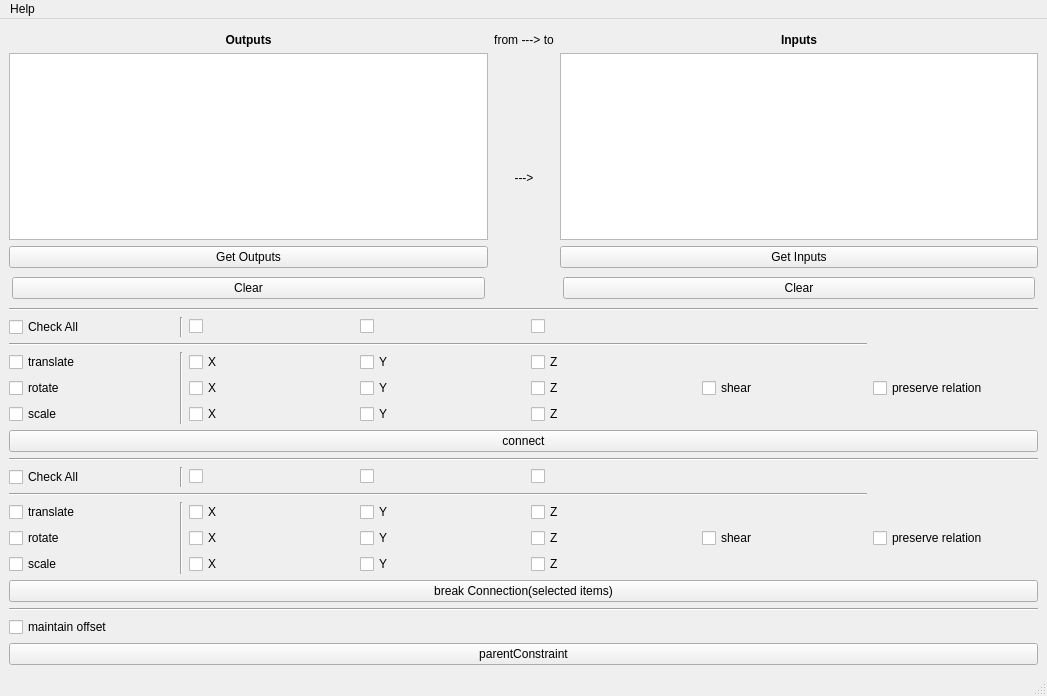
<?xml version="1.0" encoding="UTF-8"?>
<ui version="4.0">
 <class>MainWindow</class>
 <widget class="QMainWindow" name="MainWindow">
  <property name="geometry">
   <rect>
    <x>0</x>
    <y>0</y>
    <width>1047</width>
    <height>696</height>
   </rect>
  </property>
  <property name="windowTitle">
   <string>ND_AttributeConnectTool</string>
  </property>
  <widget class="QWidget" name="centralwidget">
   <layout class="QVBoxLayout" name="verticalLayout_4">
    <item>
     <layout class="QHBoxLayout" name="horizontalLayout_3">
      <property name="bottomMargin">
       <number>5</number>
      </property>
     </layout>
    </item>
    <item>
     <layout class="QHBoxLayout" name="horizontalLayout">
      <item>
       <layout class="QVBoxLayout" name="verticalLayout">
        <item>
         <widget class="QLabel" name="label">
          <property name="font">
           <font>
            <weight>75</weight>
            <bold>true</bold>
           </font>
          </property>
          <property name="text">
           <string>Outputs</string>
          </property>
          <property name="alignment">
           <set>Qt::AlignCenter</set>
          </property>
         </widget>
        </item>
        <item>
         <widget class="QListWidget" name="list_A">
          <property name="editTriggers">
           <set>QAbstractItemView::NoEditTriggers</set>
          </property>
          <property name="alternatingRowColors">
           <bool>true</bool>
          </property>
          <property name="selectionMode">
           <enum>QAbstractItemView::SingleSelection</enum>
          </property>
          <property name="selectionBehavior">
           <enum>QAbstractItemView::SelectItems</enum>
          </property>
          <property name="movement">
           <enum>QListView::Static</enum>
          </property>
         </widget>
        </item>
        <item>
         <widget class="QPushButton" name="get_A_button">
          <property name="text">
           <string>Get Outputs</string>
          </property>
         </widget>
        </item>
        <item>
         <layout class="QHBoxLayout" name="horizontalLayout_2">
          <property name="leftMargin">
           <number>3</number>
          </property>
          <property name="topMargin">
           <number>3</number>
          </property>
          <property name="rightMargin">
           <number>3</number>
          </property>
          <property name="bottomMargin">
           <number>3</number>
          </property>
          <item>
           <widget class="QPushButton" name="clear_A_button">
            <property name="text">
             <string>Clear</string>
            </property>
           </widget>
          </item>
         </layout>
        </item>
       </layout>
      </item>
      <item>
       <layout class="QVBoxLayout" name="verticalLayout_3">
        <item>
         <widget class="QLabel" name="label_7">
          <property name="text">
           <string>from ---&gt; to</string>
          </property>
          <property name="alignment">
           <set>Qt::AlignCenter</set>
          </property>
         </widget>
        </item>
        <item>
         <spacer name="verticalSpacer">
          <property name="orientation">
           <enum>Qt::Vertical</enum>
          </property>
          <property name="sizeHint" stdset="0">
           <size>
            <width>20</width>
            <height>40</height>
           </size>
          </property>
         </spacer>
        </item>
        <item>
         <widget class="QLabel" name="label_8">
          <property name="text">
           <string>---&gt;</string>
          </property>
          <property name="alignment">
           <set>Qt::AlignCenter</set>
          </property>
         </widget>
        </item>
        <item>
         <spacer name="verticalSpacer_2">
          <property name="orientation">
           <enum>Qt::Vertical</enum>
          </property>
          <property name="sizeHint" stdset="0">
           <size>
            <width>20</width>
            <height>40</height>
           </size>
          </property>
         </spacer>
        </item>
       </layout>
      </item>
      <item>
       <layout class="QVBoxLayout" name="verticalLayout_2">
        <item>
         <widget class="QLabel" name="label_2">
          <property name="font">
           <font>
            <weight>75</weight>
            <bold>true</bold>
           </font>
          </property>
          <property name="text">
           <string>Inputs</string>
          </property>
          <property name="alignment">
           <set>Qt::AlignCenter</set>
          </property>
         </widget>
        </item>
        <item>
         <widget class="QListWidget" name="list_B">
          <property name="editTriggers">
           <set>QAbstractItemView::NoEditTriggers</set>
          </property>
          <property name="alternatingRowColors">
           <bool>true</bool>
          </property>
          <property name="selectionMode">
           <enum>QAbstractItemView::MultiSelection</enum>
          </property>
         </widget>
        </item>
        <item>
         <widget class="QPushButton" name="get_B_button">
          <property name="text">
           <string>Get Inputs</string>
          </property>
         </widget>
        </item>
        <item>
         <layout class="QHBoxLayout" name="horizontalLayout_4">
          <property name="leftMargin">
           <number>3</number>
          </property>
          <property name="topMargin">
           <number>3</number>
          </property>
          <property name="rightMargin">
           <number>3</number>
          </property>
          <property name="bottomMargin">
           <number>3</number>
          </property>
          <item>
           <widget class="QPushButton" name="clear_B_button">
            <property name="text">
             <string>Clear</string>
            </property>
           </widget>
          </item>
         </layout>
        </item>
       </layout>
      </item>
     </layout>
    </item>
    <item>
     <widget class="Line" name="line_8">
      <property name="orientation">
       <enum>Qt::Horizontal</enum>
      </property>
     </widget>
    </item>
    <item>
     <layout class="QGridLayout" name="gridLayout">
      <item row="2" column="4">
       <widget class="QCheckBox" name="connect_tz">
        <property name="text">
         <string>Z</string>
        </property>
       </widget>
      </item>
      <item row="0" column="0">
       <widget class="QCheckBox" name="connect_all">
        <property name="text">
         <string>Check All</string>
        </property>
       </widget>
      </item>
      <item row="1" column="0" colspan="6">
       <widget class="Line" name="line">
        <property name="orientation">
         <enum>Qt::Horizontal</enum>
        </property>
       </widget>
      </item>
      <item row="3" column="3">
       <widget class="QCheckBox" name="connect_ry">
        <property name="text">
         <string>Y</string>
        </property>
       </widget>
      </item>
      <item row="0" column="3">
       <widget class="QCheckBox" name="connect_y_column">
        <property name="text">
         <string/>
        </property>
       </widget>
      </item>
      <item row="4" column="0">
       <widget class="QCheckBox" name="connect_s_row">
        <property name="text">
         <string>scale</string>
        </property>
       </widget>
      </item>
      <item row="2" column="2">
       <widget class="QCheckBox" name="connect_tx">
        <property name="text">
         <string>X</string>
        </property>
       </widget>
      </item>
      <item row="3" column="4">
       <widget class="QCheckBox" name="connect_rz">
        <property name="text">
         <string>Z</string>
        </property>
       </widget>
      </item>
      <item row="4" column="4">
       <widget class="QCheckBox" name="connect_sz">
        <property name="text">
         <string>Z</string>
        </property>
       </widget>
      </item>
      <item row="0" column="1">
       <widget class="Line" name="line_2">
        <property name="orientation">
         <enum>Qt::Vertical</enum>
        </property>
       </widget>
      </item>
      <item row="3" column="2">
       <widget class="QCheckBox" name="connect_rx">
        <property name="text">
         <string>X</string>
        </property>
       </widget>
      </item>
      <item row="4" column="3">
       <widget class="QCheckBox" name="connect_sy">
        <property name="text">
         <string>Y</string>
        </property>
       </widget>
      </item>
      <item row="2" column="1" rowspan="3">
       <widget class="Line" name="line_3">
        <property name="orientation">
         <enum>Qt::Vertical</enum>
        </property>
       </widget>
      </item>
      <item row="3" column="5">
       <widget class="QCheckBox" name="connect_shear">
        <property name="text">
         <string>shear</string>
        </property>
       </widget>
      </item>
      <item row="2" column="3">
       <widget class="QCheckBox" name="connect_ty">
        <property name="text">
         <string>Y</string>
        </property>
       </widget>
      </item>
      <item row="2" column="0">
       <widget class="QCheckBox" name="connect_t_row">
        <property name="text">
         <string>translate</string>
        </property>
       </widget>
      </item>
      <item row="0" column="4">
       <widget class="QCheckBox" name="connect_z_column">
        <property name="text">
         <string/>
        </property>
       </widget>
      </item>
      <item row="4" column="2">
       <widget class="QCheckBox" name="connect_sx">
        <property name="text">
         <string>X</string>
        </property>
       </widget>
      </item>
      <item row="0" column="2">
       <widget class="QCheckBox" name="connect_x_column">
        <property name="text">
         <string/>
        </property>
       </widget>
      </item>
      <item row="3" column="0">
       <widget class="QCheckBox" name="connect_r_row">
        <property name="text">
         <string>rotate</string>
        </property>
       </widget>
      </item>
      <item row="3" column="6">
       <widget class="QCheckBox" name="connect_pre">
        <property name="text">
         <string>preserve relation</string>
        </property>
       </widget>
      </item>
     </layout>
    </item>
    <item>
     <widget class="QPushButton" name="connect_button">
      <property name="text">
       <string>connect</string>
      </property>
     </widget>
    </item>
    <item>
     <widget class="Line" name="line_7">
      <property name="orientation">
       <enum>Qt::Horizontal</enum>
      </property>
     </widget>
    </item>
    <item>
     <layout class="QGridLayout" name="gridLayout_2">
      <item row="2" column="1" rowspan="3">
       <widget class="Line" name="line_6">
        <property name="orientation">
         <enum>Qt::Vertical</enum>
        </property>
       </widget>
      </item>
      <item row="3" column="5">
       <widget class="QCheckBox" name="break_shear">
        <property name="text">
         <string>shear</string>
        </property>
       </widget>
      </item>
      <item row="3" column="3">
       <widget class="QCheckBox" name="break_ry">
        <property name="text">
         <string>Y</string>
        </property>
       </widget>
      </item>
      <item row="2" column="2">
       <widget class="QCheckBox" name="break_tx">
        <property name="text">
         <string>X</string>
        </property>
       </widget>
      </item>
      <item row="3" column="0">
       <widget class="QCheckBox" name="break_r_row">
        <property name="text">
         <string>rotate</string>
        </property>
       </widget>
      </item>
      <item row="4" column="0">
       <widget class="QCheckBox" name="break_s_row">
        <property name="text">
         <string>scale</string>
        </property>
       </widget>
      </item>
      <item row="2" column="0">
       <widget class="QCheckBox" name="break_t_row">
        <property name="text">
         <string>translate</string>
        </property>
       </widget>
      </item>
      <item row="0" column="3">
       <widget class="QCheckBox" name="break_y_column">
        <property name="text">
         <string/>
        </property>
       </widget>
      </item>
      <item row="1" column="0" colspan="6">
       <widget class="Line" name="line_4">
        <property name="orientation">
         <enum>Qt::Horizontal</enum>
        </property>
       </widget>
      </item>
      <item row="0" column="4">
       <widget class="QCheckBox" name="break_z_column">
        <property name="text">
         <string/>
        </property>
       </widget>
      </item>
      <item row="0" column="2">
       <widget class="QCheckBox" name="break_x_column">
        <property name="text">
         <string/>
        </property>
       </widget>
      </item>
      <item row="0" column="1">
       <widget class="Line" name="line_5">
        <property name="orientation">
         <enum>Qt::Vertical</enum>
        </property>
       </widget>
      </item>
      <item row="0" column="0">
       <widget class="QCheckBox" name="break_all">
        <property name="text">
         <string>Check All</string>
        </property>
       </widget>
      </item>
      <item row="4" column="4">
       <widget class="QCheckBox" name="break_sz">
        <property name="text">
         <string>Z</string>
        </property>
       </widget>
      </item>
      <item row="2" column="4">
       <widget class="QCheckBox" name="break_tz">
        <property name="text">
         <string>Z</string>
        </property>
       </widget>
      </item>
      <item row="2" column="3">
       <widget class="QCheckBox" name="break_ty">
        <property name="text">
         <string>Y</string>
        </property>
       </widget>
      </item>
      <item row="4" column="2">
       <widget class="QCheckBox" name="break_sx">
        <property name="text">
         <string>X</string>
        </property>
       </widget>
      </item>
      <item row="3" column="4">
       <widget class="QCheckBox" name="break_rz">
        <property name="text">
         <string>Z</string>
        </property>
       </widget>
      </item>
      <item row="3" column="2">
       <widget class="QCheckBox" name="break_rx">
        <property name="text">
         <string>X</string>
        </property>
       </widget>
      </item>
      <item row="4" column="3">
       <widget class="QCheckBox" name="break_sy">
        <property name="text">
         <string>Y</string>
        </property>
       </widget>
      </item>
      <item row="3" column="6">
       <widget class="QCheckBox" name="break_pre">
        <property name="text">
         <string>preserve relation</string>
        </property>
       </widget>
      </item>
     </layout>
    </item>
    <item>
     <widget class="QPushButton" name="break_button">
      <property name="text">
       <string>break Connection(selected items)</string>
      </property>
     </widget>
    </item>
    <item>
     <widget class="Line" name="line_9">
      <property name="orientation">
       <enum>Qt::Horizontal</enum>
      </property>
     </widget>
    </item>
    <item>
     <widget class="QCheckBox" name="mo_check">
      <property name="text">
       <string>maintain offset</string>
      </property>
     </widget>
    </item>
    <item>
     <widget class="QPushButton" name="parent_const_button">
      <property name="text">
       <string>parentConstraint</string>
      </property>
     </widget>
    </item>
   </layout>
  </widget>
  <widget class="QMenuBar" name="menubar">
   <property name="geometry">
    <rect>
     <x>0</x>
     <y>0</y>
     <width>1047</width>
     <height>21</height>
    </rect>
   </property>
   <widget class="QMenu" name="menuHelp">
    <property name="title">
     <string>Help</string>
    </property>
    <addaction name="actionHelp_open_webbrowser"/>
   </widget>
   <addaction name="menuHelp"/>
  </widget>
  <widget class="QStatusBar" name="statusbar"/>
  <action name="actionHelp_open_webbrowser">
   <property name="text">
    <string>help open webbrowser</string>
   </property>
  </action>
 </widget>
 <resources/>
 <connections/>
</ui>
